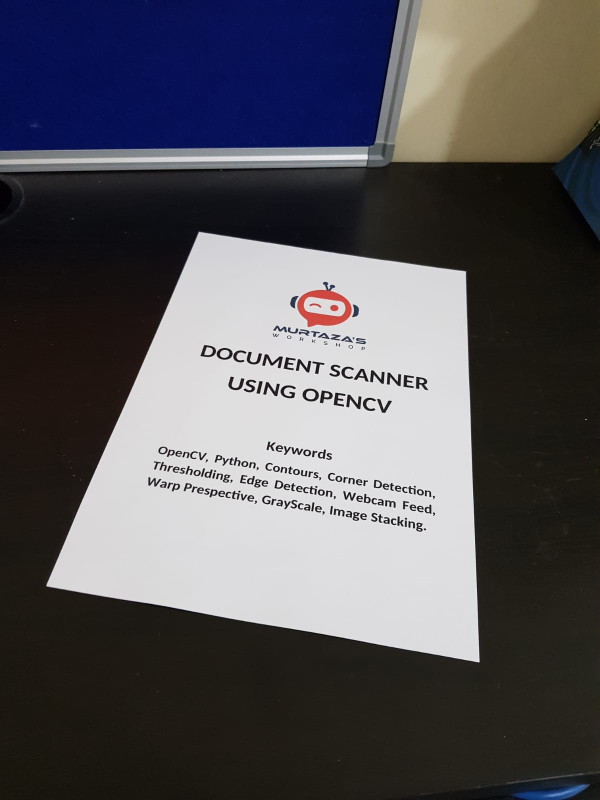
#> input picture Project 1/Resource/1.jpg, 1200 x 1600 px, given in place of the camera (shown at 1/2 size)
$ python 'project 1.py'
#> lines starting #> are read from the running program, lines starting #| are printed output that depends on the picture; after the words box and inside, x2 and y2 are one past the last pixel; in counts of white or black regions, pixels touching at a corner belong together
#> further down, img is the input picture: shape (1600, 1200, 3); mean B, G, R 89.7, 85.2, 86.8
import cv2
import numpy as np

frameWidth = 640
frameHeight = 480
videoCapture = cv2.VideoCapture(0)
videoCapture.set(3, frameWidth)
videoCapture.set(4, frameHeight)
videoCapture.set(10, 150)

colorPick = [[25,90, 130, 179, 255, 255], # Kuning
             [0, 150, 135, 179, 255, 255], # Orange
             [15, 100, 150, 179, 255, 255]] # Biru

def findColor(img, colorPick):
    imgHSV = cv2.cvtColor(img, cv2.COLOR_BGR2HSV)
#> imgHSV: shape (1600, 1200, 3); mean H, S, V 64.3, 77.4, 97.1
    for color in colorPick:
        lower = np.array(color[:3])
        upper = np.array(color[3:6])
        mask = cv2.inRange(imgHSV, lower, upper)
        x, y = getContours(mask)
        cv2.circle(imgContour, (x, y), 10, (255, 0, 255), cv2.FILLED)
#> this loop made 3 passes
#> (x, y) on passes 1 to 3: (1121, 1570), (649, 583), (0, 0)
#> pass 1, in findColor, `mask = cv2.inRange(imgHSV, lower, upper)`:
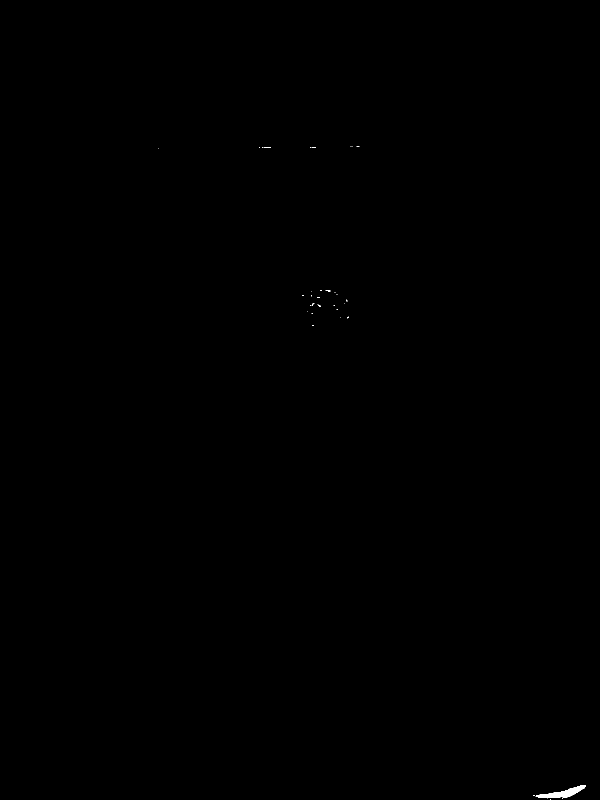
#> mask: shape (1600, 1200) (shown at 1/2 size); 0.06% white; 34 white regions (33 under 20 px), largest, box (x1, y1, x2, y2) and area: (1071, 1570, 1171, 1597) 1014
#> pass 2, in findColor, `mask = cv2.inRange(imgHSV, lower, upper)`:
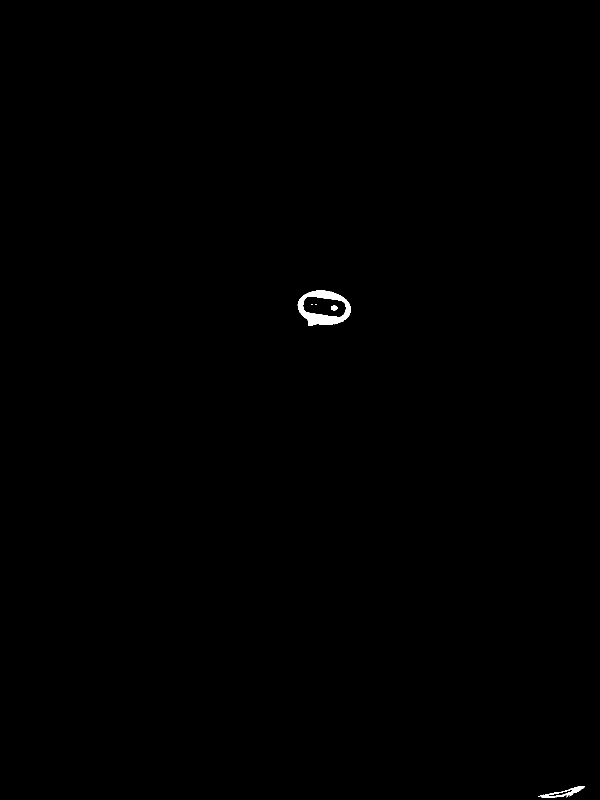
#> mask: shape (1600, 1200) (shown at 1/2 size); 0.2% white; 9 white regions (6 under 20 px), largest, box (x1, y1, x2, y2) and area: (595, 581, 702, 652) 3185, (1076, 1572, 1170, 1596) 594, (662, 611, 675, 621) 105
#> after the loop:
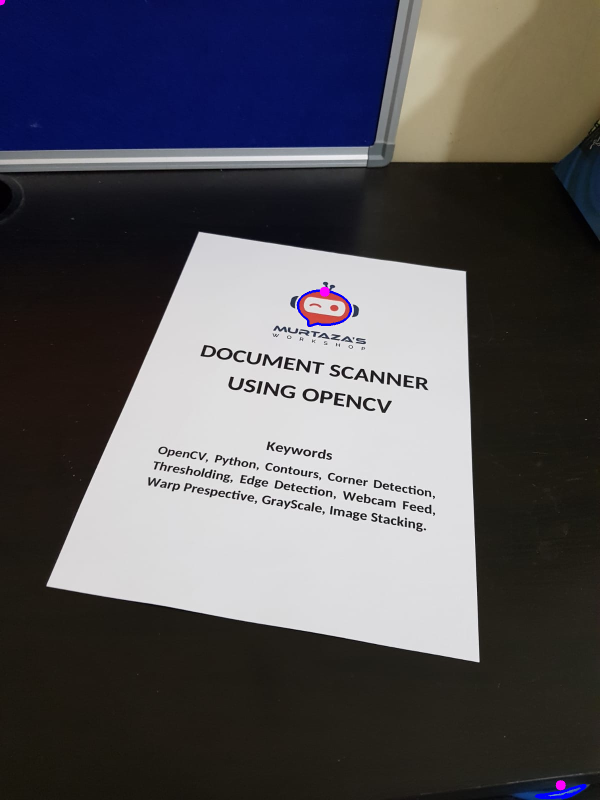
#> imgContour: shape (1600, 1200, 3) (shown at 1/2 size); 0.16% of pixels changed, all inside (x1, y1, x2, y2) = (0, 0, 1173, 1599)
        # cv2.imshow(str(color[0]), mask)

def getContours(img):
    contours, hierarchy = cv2.findContours(img, cv2.RETR_EXTERNAL, cv2.CHAIN_APPROX_NONE)
    x, y, w, h = 0,0,0,0
    for cnt in contours:
        area = cv2.contourArea(cnt)
        if area>500:
            cv2.drawContours(imgContour, cnt, -1, (255, 0, 0), 3)
            peri = cv2.arcLength(cnt, True)
            approx = cv2.approxPolyDP(cnt, 0.02*peri, True)
            x, y, w, h = cv2.boundingRect(approx)
    return x+w//2, y

while True:
    success, img = videoCapture.read()
    imgContour = img.copy()
    findColor(img, colorPick)
    cv2.imshow("Resault", imgContour)
    if cv2.waitKey(1) & 0xFF == ord('q'):
#> (key q is pressed here)
        break
